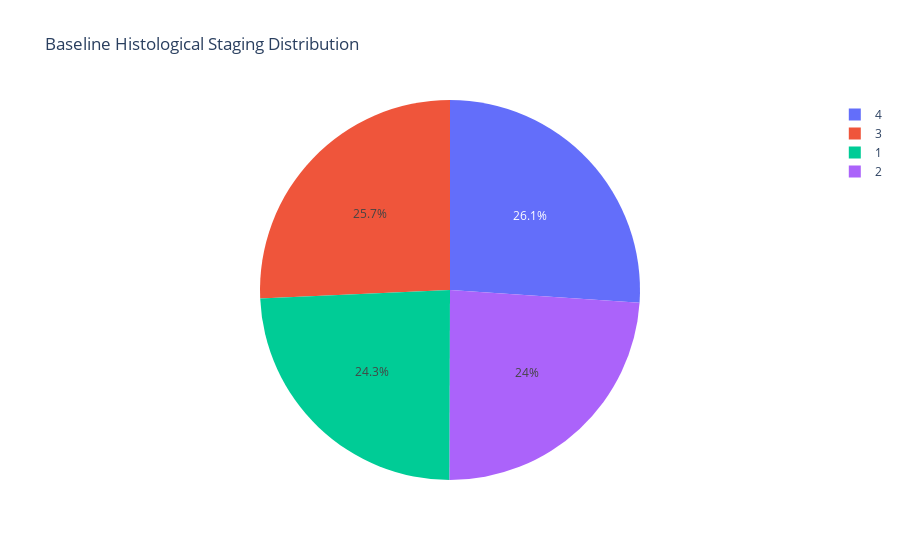

Notebook code for this chart:
### Code cell
fig = px.pie(df, names='staging', 
             title='Baseline Histological Staging Distribution')
fig.show()

### Figure 1 — Plotly figure (JSON) as saved in the notebook; plotly's stock layout.template omitted (floating-point values rounded to 4 significant figures; data arrays with more than 128 entries replaced by an {"elided": "..."} marker saying what was removed)
{"data": [{"domain": {"x": [0, 1], "y": [0, 1]}, "hovertemplate": "staging=%{label}<extra></extra>", "labels": {"elided": "1381 int values"}, "legendgroup": "", "name": "", "showlegend": true, "type": "pie"}], "layout": {"legend": {"tracegroupgap": 0}, "title": {"text": "Baseline Histological Staging Distribution"}}}
